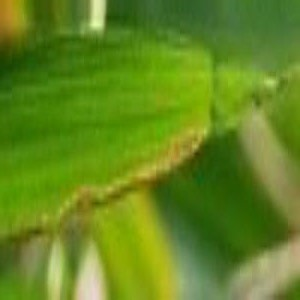
#> input picture Rice_Diseases/Bacterial Blight Disease/BACTERAILBLIGHT3_001.jpg, 300 x 300 px; its folder holds only this picture in this run
$ jupyter execute --allow-errors project.ipynb
#> lines starting #> are read from the running program, lines starting #| are printed output that depends on the picture
# Rice Crop disease identifier
This projects itends to assist farmers with identifying rice crop disease using Machine Learning model

## Importing Libraries

[cell 1]
import os
import numpy as np
import pandas as pd
import matplotlib.pyplot as plt
import joblib

import sklearn
from sklearn.model_selection import train_test_split,GridSearchCV
from sklearn.svm import SVC
from sklearn.neural_network import MLPClassifier
from sklearn.metrics import accuracy_score

import skimage
from skimage.io import imread,imshow
from skimage.feature import hog
from skimage.transform import rescale,resize

## Importing the dataset

[cell 2]
src_path={'Bacterial Blight Disease':'Rice_Diseases/Bacterial Blight Disease',
'Blast Disease':'Rice_Diseases/Blast Disease',
'Brown Spot Disease':'Rice_Diseases/Brown Spot Disease',
'False Smut Disease':'Rice_Diseases/False Smut Disease',
'Tungro':'Rice_Diseases/Tungro'}

bacterial_blight=[]
blast=[]
brown_spot=[]
false_smut=[]
tungro=[]

#> (the rest of this cell did not finish here and is left out)

[cell 3]
print(bacterial_blight)
print(blast)
print(brown_spot)
print(false_smut)
print(tungro)

[cell 4]
print(len(bacterial_blight))
print(len(blast))
print(len(brown_spot))
print(len(false_smut))
print(len(tungro))

## Visualisation

[cell 5]
bacterial_sample_image=bacterial_blight[0]
#> (the rest of this cell did not finish here and is left out)

## Preprocess

[cell 6]
combined_path_dataset=[]
for path in bacterial_blight:
    combined_path_dataset.append(path)

for path in blast:
    combined_path_dataset.append(path)

for path in brown_spot:
    combined_path_dataset.append(path)

for path in false_smut:
    combined_path_dataset.append(path)

for path in tungro:
    combined_path_dataset.append(path)

#> (a cell that did not finish here is left out)

[cell 8]
print(len(combined_path_dataset))

[cell 9]
import pandas as pd
from skimage.feature import hog
from skimage.io import imread
from skimage.transform import resize
import os

batch_size = 10
i = 0

# Create the output directory if it does not exist
output_dir = 'dataset'
os.makedirs(output_dir, exist_ok=True)

# List to collect HOG features
hogified_images = []

for counter, path in enumerate(combined_path_dataset):
    # Read and process the image
    image = imread(path, as_gray=True)
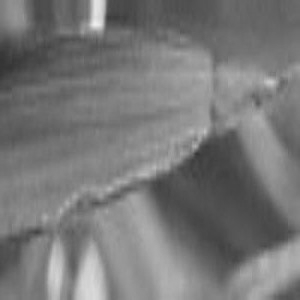
#> image: shape (300, 300) float64; min 0.206, max 0.936, mean 0.471
    resized_image = resize(image, (200, 200))
#> `df = pd.DataFrame({'img': hogified_images})`: df = table of 1 rows and 1 columns
    hogify = hog(resized_image,
                 orientations=8,
                 pixels_per_cell=(8, 8),
                 cells_per_block=(16, 16))

    # Append the HOG feature to the list
    hogified_images.append(hogify)

    # Save DataFrame to HDF5 after every batch_size images
    if (counter + 1) % batch_size == 0:
        df = pd.DataFrame({'img': hogified_images})
        df.to_hdf(os.path.join(output_dir, f'hogset_{i}.h5'), key='df', mode='w')
        hogified_images = []  # Reset the list for the next batch
        i += 1

# Save any remaining images after the loop
#> (the rest of this cell did not finish here and is left out)

## Building Dataset and Training Model

[cell 10]
y_bb=[]
y_bd=[]
y_bs=[]
y_fs=[]
y_t=[]
y=[]
for i in range(0,len(bacterial_blight)):
    y_bb.append(1)

for i in range(0,len(blast)):
    y_bd.append(2)

for i in range(0,len(brown_spot)):
    y_fs.append(3)

for i in range(0,len(false_smut)):
    y_bs.append(4)

for i in range(0,len(tungro)):
    y_t.append(5)
